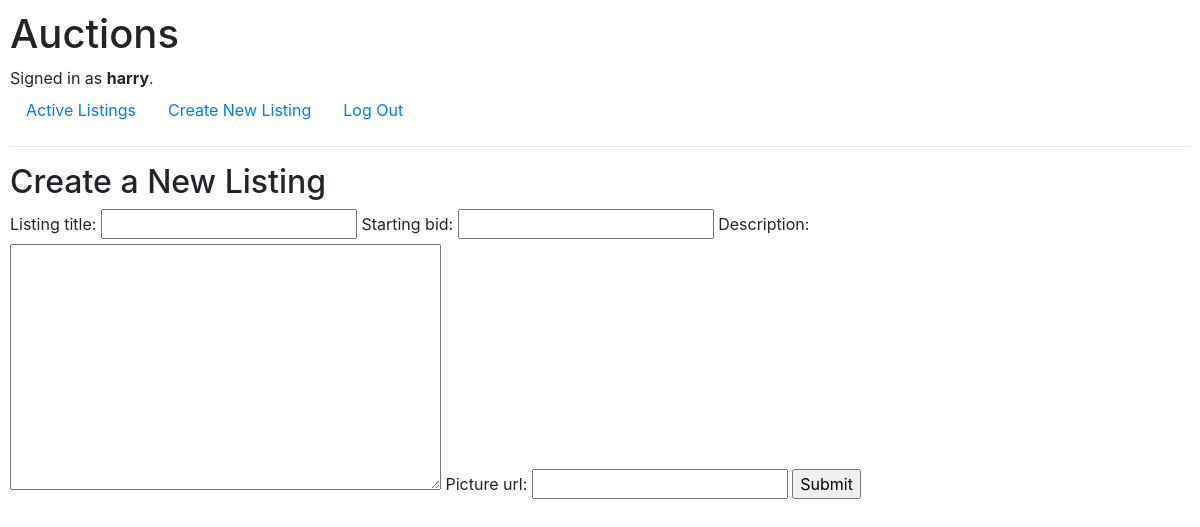
/create (signed in), run on an earlier commit of the app's database.
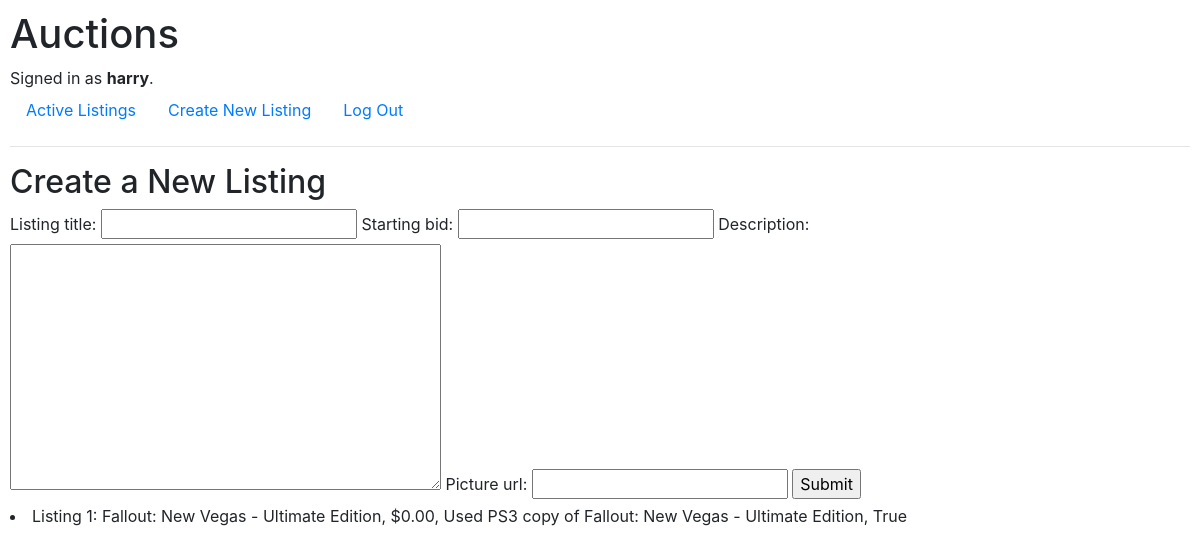
And on a later commit of the database.
### auctions/models.py (models this page shows, shortened)
class Listings(models.Model):
    seller_id = models.ForeignKey(User, on_delete=models.CASCADE, related_name="list_of_products", default=0)
    product_name = models.CharField(max_length=128, default='Product Name')
    description = models.CharField(max_length=4500, default='')
    picture_url = models.CharField(max_length=2048, default='')
    initial_price = models.DecimalField(max_digits=12, decimal_places=2, default=0.00)
    created_on = models.DateTimeField(default='2022-01-01 1:00:00')
    category = models.CharField(max_length=64, default='None')
    active = models.BooleanField(default=False)

### auctions/views.py (the view)
# urls.py: path("create", views.create, name="create"),
@login_required
def create(request):
    form = CreateListingForm()  # Form from forms.py to create a new listing
    logged_user = request.user      # This stored the data from the currently logged in user
    logged_user_id = logged_user.id     # PK of the currently logged in user
    user_instance = User.objects.get(id=logged_user_id)
    if request.method == "POST":
        listing_title = request.POST["listing_title"]
        starting_bid = request.POST["starting_bid"]
        description = request.POST["description"]
        picture_url = request.POST["picture_url"]
        new_listing = Listings(seller_id=user_instance, product_name=listing_title,
                               description=description, initial_price=starting_bid, picture_url=picture_url,
                               active = True)
        new_listing.save()
        return render(request, "auctions/create.html", {
            "form": form,
            "listings": Listings.objects.all()
        })
    else:
        return render(request, "auctions/create.html", {
            "form": form,
            "listings": Listings.objects.all()
        })

### auctions/forms.py
class CreateListingForm(forms.Form):
    listing_title = forms.CharField(max_length=128)
    starting_bid = forms.DecimalField(max_digits=12, decimal_places=2)
    description = forms.CharField(max_length=4500, widget=forms.Textarea)
    picture_url = forms.CharField(max_length=2048)

### auctions/templates/auctions/create.html (shortened to what this page needs)
{% extends "auctions/layout.html" %}
{% block body %}
    <h2>Create a New Listing</h2>
    <form action="{% url 'create' %}" method="post">
        {{ form }}
        <input type="submit" value="Submit">
    </form>
    {% for listing in listings %}
        <li>
            Listing {{listing.id}}: {{listing.product_name}}, ${{listing.initial_price}}, {{listing.description}},
            {{listing.active}}
        </li>
    {% endfor %}
{% endblock %}

What changed in the data, as far as the page shows it:
added Listings: id "1", product_name "Fallout: New Vegas - Ultimate Edition", initial_price "0.00", description "Used PS3 copy of Fallout: New Vegas - Ultimate Edition", active "True"
